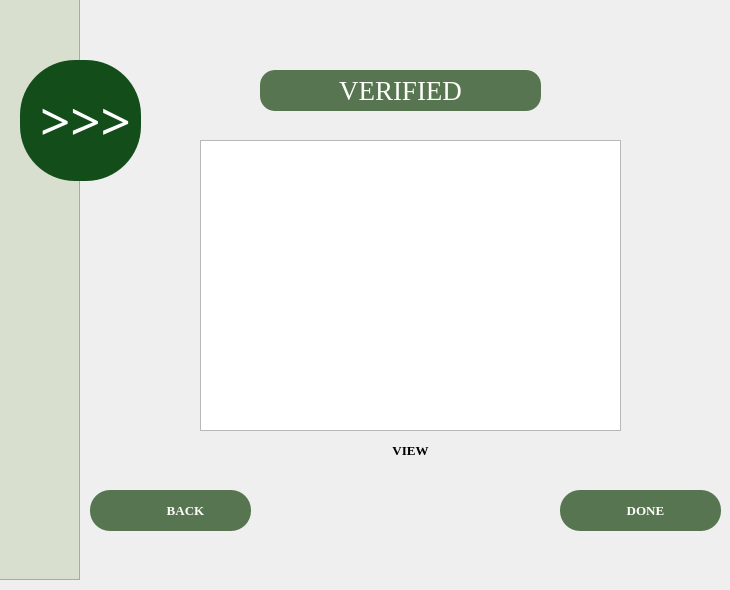
    <widget class="QWidget" name="page8">
     <widget class="QFrame" name="containerTripleArrow2">
      <property name="geometry">
       <rect>
        <x>20</x>
        <y>60</y>
        <width>121</width>
        <height>121</height>
       </rect>
      </property>
      <property name="styleSheet">
       <string notr="true">background-color: #134e1a;
border-radius: 55px;</string>
      </property>
      <property name="frameShape">
       <enum>QFrame::StyledPanel</enum>
      </property>
      <property name="frameShadow">
       <enum>QFrame::Raised</enum>
      </property>
      <widget class="QLabel" name="tripleArrow2">
       <property name="geometry">
        <rect>
         <x>-10</x>
         <y>10</y>
         <width>151</width>
         <height>101</height>
        </rect>
       </property>
       <property name="font">
        <font>
         <family>OCR A Extended</family>
         <pointsize>40</pointsize>
        </font>
       </property>
       <property name="styleSheet">
        <string notr="true">background-color: transparent;
color: #ffffff;</string>
       </property>
       <property name="text">
        <string>&gt;&gt;&gt;</string>
       </property>
       <property name="scaledContents">
        <bool>false</bool>
       </property>
       <property name="alignment">
        <set>Qt::AlignCenter</set>
       </property>
      </widget>
     </widget>
     <widget class="QFrame" name="containerBack2">
      <property name="geometry">
       <rect>
        <x>90</x>
        <y>490</y>
        <width>161</width>
        <height>41</height>
       </rect>
      </property>
      <property name="styleSheet">
       <string notr="true">background-color: rgb(87, 117, 80);
border-radius: 20px;</string>
      </property>
      <property name="frameShape">
       <enum>QFrame::StyledPanel</enum>
      </property>
      <property name="frameShadow">
       <enum>QFrame::Raised</enum>
      </property>
      <widget class="QLabel" name="backText2">
       <property name="geometry">
        <rect>
         <x>50</x>
         <y>10</y>
         <width>91</width>
         <height>21</height>
        </rect>
       </property>
       <property name="font">
        <font>
         <family>Georgia</family>
         <pointsize>10</pointsize>
         <weight>75</weight>
         <bold>true</bold>
        </font>
       </property>
       <property name="styleSheet">
        <string notr="true">background-color: transparent;
color: #fefffa;</string>
       </property>
       <property name="text">
        <string>BACK</string>
       </property>
       <property name="alignment">
        <set>Qt::AlignCenter</set>
       </property>
      </widget>
      <widget class="QLabel" name="arrowOval2">
       <property name="geometry">
        <rect>
         <x>10</x>
         <y>10</y>
         <width>51</width>
         <height>21</height>
        </rect>
       </property>
       <property name="font">
        <font>
         <family>Georgia</family>
         <pointsize>10</pointsize>
         <weight>75</weight>
         <bold>true</bold>
        </font>
       </property>
       <property name="styleSheet">
        <string notr="true">background-color: transparent;
color: #fefffa;
image: url(:/images/icons/ovalArrow.png);</string>
       </property>
       <property name="text">
        <string/>
       </property>
       <property name="scaledContents">
        <bool>true</bool>
       </property>
       <property name="alignment">
        <set>Qt::AlignCenter</set>
       </property>
      </widget>
     </widget>
     <widget class="QTableView" name="smallTableView2">
      <property name="geometry">
       <rect>
        <x>200</x>
        <y>140</y>
        <width>421</width>
        <height>291</height>
       </rect>
      </property>
     </widget>
     <widget class="QFrame" name="greenLeftFrame2">
      <property name="geometry">
       <rect>
        <x>-1</x>
        <y>-1</y>
        <width>81</width>
        <height>581</height>
       </rect>
      </property>
      <property name="styleSheet">
       <string notr="true">background-color: #d9dfce;</string>
      </property>
      <property name="frameShape">
       <enum>QFrame::StyledPanel</enum>
      </property>
      <property name="frameShadow">
       <enum>QFrame::Raised</enum>
      </property>
     </widget>
     <widget class="QLabel" name="viewText2">
      <property name="geometry">
       <rect>
        <x>280</x>
        <y>440</y>
        <width>261</width>
        <height>21</height>
       </rect>
      </property>
      <property name="font">
       <font>
        <family>Georgia</family>
        <pointsize>10</pointsize>
        <weight>75</weight>
        <bold>true</bold>
       </font>
      </property>
      <property name="styleSheet">
       <string notr="true">background-color: transparent;
color: #000000;</string>
      </property>
      <property name="text">
       <string>VIEW</string>
      </property>
      <property name="alignment">
       <set>Qt::AlignCenter</set>
      </property>
     </widget>
     <widget class="QFrame" name="containerDone2">
      <property name="geometry">
       <rect>
        <x>560</x>
        <y>490</y>
        <width>161</width>
        <height>41</height>
       </rect>
      </property>
      <property name="styleSheet">
       <string notr="true">background-color: rgb(87, 117, 80);
border-radius: 20px;</string>
      </property>
      <property name="frameShape">
       <enum>QFrame::StyledPanel</enum>
      </property>
      <property name="frameShadow">
       <enum>QFrame::Raised</enum>
      </property>
      <widget class="QLabel" name="doneText2">
       <property name="geometry">
        <rect>
         <x>40</x>
         <y>10</y>
         <width>91</width>
         <height>21</height>
        </rect>
       </property>
       <property name="font">
        <font>
         <family>Georgia</family>
         <pointsize>10</pointsize>
         <weight>75</weight>
         <bold>true</bold>
        </font>
       </property>
       <property name="styleSheet">
        <string notr="true">background-color: transparent;
color: #fefffa;</string>
       </property>
       <property name="text">
        <string>DONE</string>
       </property>
       <property name="alignment">
        <set>Qt::AlignCenter</set>
       </property>
      </widget>
     </widget>
     <widget class="QFrame" name="containerVerified2">
      <property name="geometry">
       <rect>
        <x>260</x>
        <y>70</y>
        <width>281</width>
        <height>41</height>
       </rect>
      </property>
      <property name="styleSheet">
       <string notr="true">background-color: rgb(87, 117, 80);
border-radius: 15px;</string>
      </property>
      <property name="frameShape">
       <enum>QFrame::StyledPanel</enum>
      </property>
      <property name="frameShadow">
       <enum>QFrame::Raised</enum>
      </property>
      <widget class="QLabel" name="verifiedText2">
       <property name="geometry">
        <rect>
         <x>10</x>
         <y>10</y>
         <width>261</width>
         <height>21</height>
        </rect>
       </property>
       <property name="font">
        <font>
         <family>Georgia</family>
         <pointsize>20</pointsize>
        </font>
       </property>
       <property name="styleSheet">
        <string notr="true">color: #fefffa;</string>
       </property>
       <property name="text">
        <string>VERIFIED</string>
       </property>
       <property name="alignment">
        <set>Qt::AlignCenter</set>
       </property>
      </widget>
     </widget>
     <zorder>containerBack2</zorder>
     <zorder>smallTableView2</zorder>
     <zorder>greenLeftFrame2</zorder>
     <zorder>viewText2</zorder>
     <zorder>containerDone2</zorder>
     <zorder>containerVerified2</zorder>
     <zorder>containerTripleArrow2</zorder>
    </widget>
